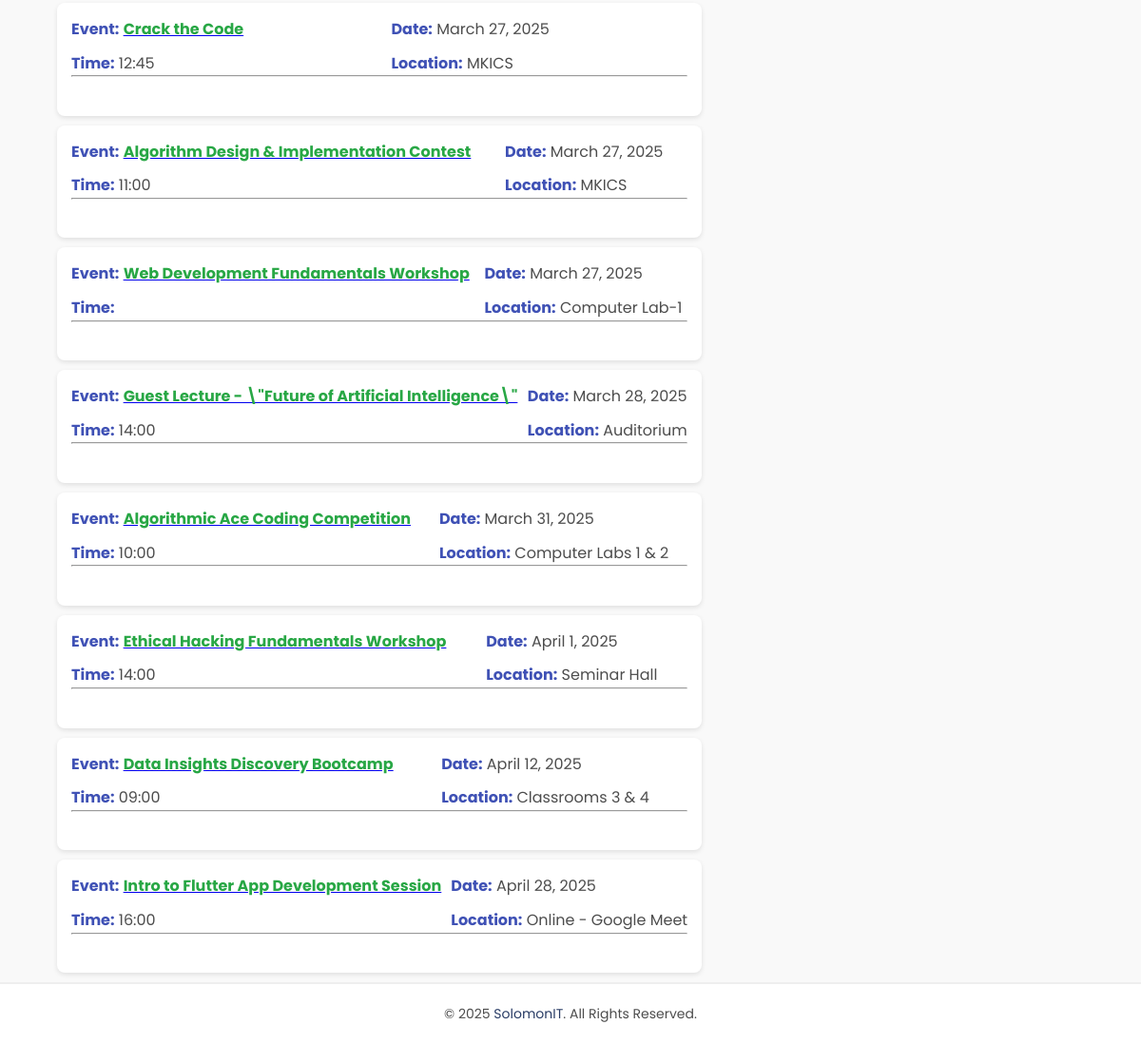
Page /event_calendar.php (signed in, lower part) on the earlier database version.
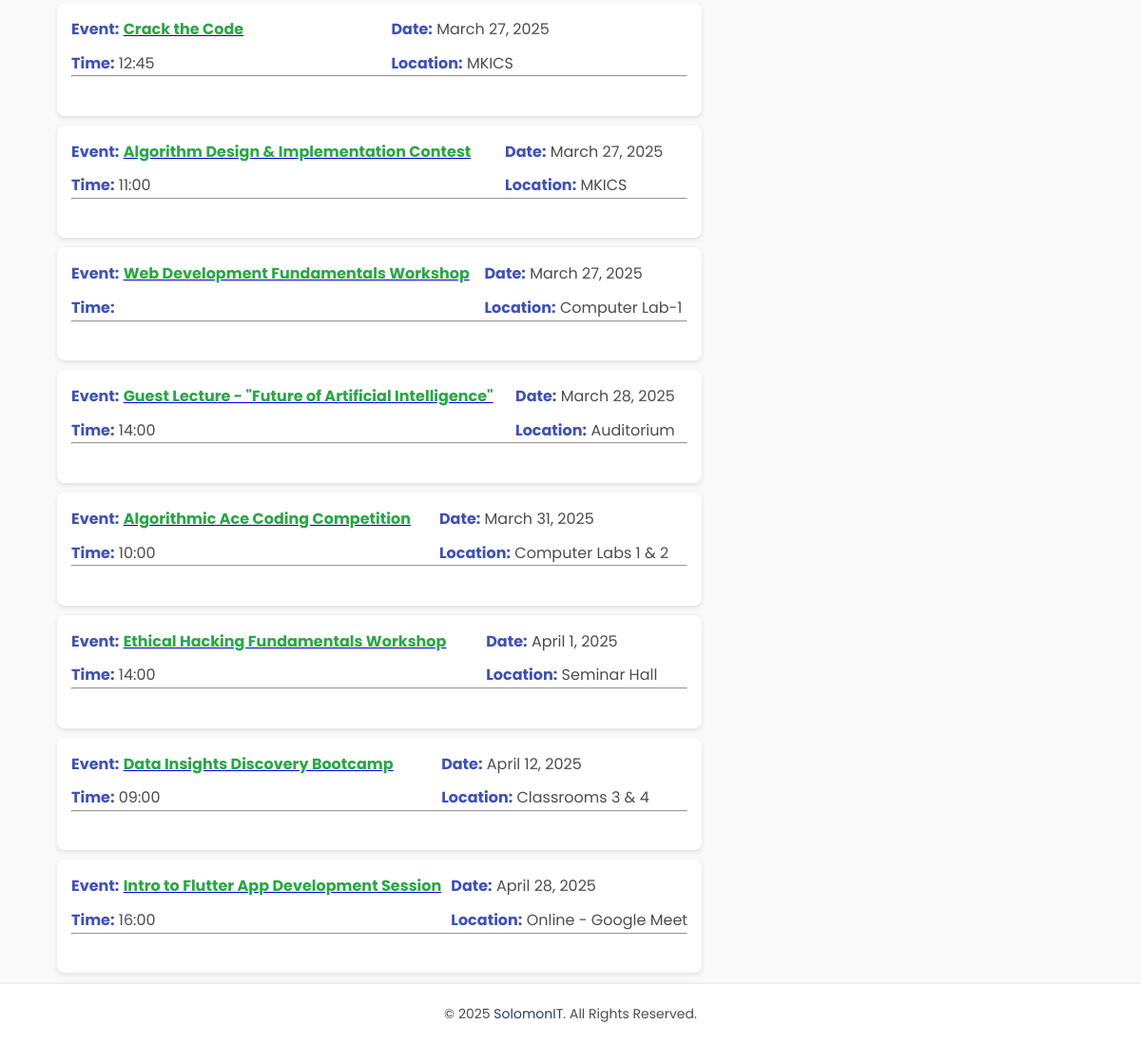
Same page on the later database version.
### tables this page shows
CREATE TABLE `event_master` (
  `event_id` int NOT NULL AUTO_INCREMENT,
  `event_name` text,
  `event_description` text,
  `event_date` text,
  `event_location` text,
  `event_time` text,
  `f_prize` text NOT NULL,
  `s_prize` text NOT NULL,
  `event_price` decimal(10,2) NOT NULL DEFAULT '0.00',
  `max_par` int DEFAULT '0',
  `is_active` tinyint(1) DEFAULT '1',
  PRIMARY KEY (`event_id`)
);

### event_calendar.php (the view, shortened to what this page needs)
<?php
include "config.php";
$where_clause = "";
$sql = "SELECT * FROM event_master WHERE is_active = 1 $where_clause ORDER BY event_date ASC";
$result = mysqli_query($conn, $sql);
$events = [];
while ($row_event = mysqli_fetch_assoc($result)) {
    $events[] = $row_event;
}
?>
<!DOCTYPE html>
<html lang="en">
<head>
</head>
<body>
    <?php include "navbar.php"; ?>
    <main>
        <section class="event-list">
            <div class="container">
                <ul>
                    <?php if (empty($events)) { ?>
                        <li>No events found.</li>
                    <?php } else { ?>
                        <?php foreach ($events as $event) {
                            $event_id = htmlspecialchars($event['event_id']);
                             ?>
                            <li>
                                <div class="event-details">
                                    <p><strong>Event:</strong>
                                         <a href="event_details.php?event_id=<?php echo $event_id ?>">
                                        <span class="highlighted-text"><?php echo htmlspecialchars($event['event_name']); ?></span></a></p>
                                    <p><strong>Date:</strong> <?php echo date('F j, Y', strtotime($event['event_date'])); ?></p>
                                    <p><strong>Time:</strong> <?php echo $event['event_time']; ?></p>
                                    <p><strong>Location:</strong> <?php echo htmlspecialchars($event['event_location']); ?></p>
                                </div>
                                <hr>
                                <br>
                            </li>
                        <?php } ?>
                    <?php } ?>
                                    </ul>
            </div>
        </section>
    </main>
    <footer>
        <p>© 2025 <a href="https://www.solomonit.com" target="_blank">SolomonIT</a>. All Rights Reserved.</p>
    </footer>
</body>
</html>

Differences in the rows shown:
changed event_master "Auditorium": event_name "Guest Lecture - \\\"Future of Artificial Intelligence\\\"" → "Guest Lecture - \"Future of Artificial Intelligence\""
